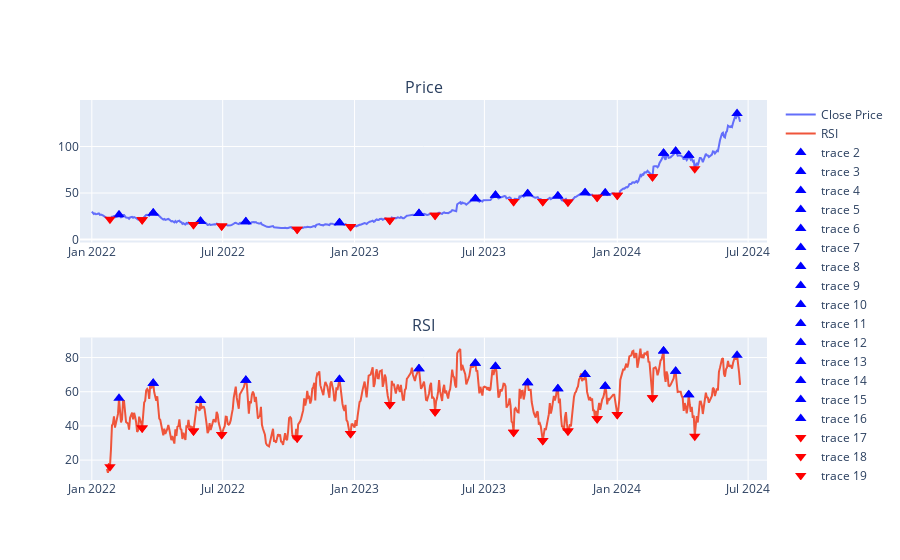

The notebook cell this image was saved under:
### Code cell
def find_extrema(data, order, how='hh'):
    extremas = None
    
    if how == 'hh':
        extremas = argrelextrema(data, comparator=np.greater, order=order)[0]

    if how == 'll':
        extremas = argrelextrema(data, comparator=np.less, order=order)[0]

    extremas_pairs = [extremas[i:i+2] for i in range(len(extremas) - 1)]
    return extremas_pairs

# Find extremas for price
hh_price = find_extrema(data['Close'].values, order=10, how='hh')
ll_price = find_extrema(data['Close'].values, order=10, how='ll')

fig = make_subplots(rows=2, cols=1, subplot_titles=("Price", "RSI"))

fig.add_trace(go.Scatter(x=data.index, y=data['Close'], mode='lines', name='Close Price'), row=1, col=1)
fig.add_trace(go.Scatter(x=data.index, y=data['RSI'], mode='lines', name='RSI'), row=2, col=1)

for h_line in hh_price:
    fig.add_trace(go.Scatter(x=data.index[h_line], y=data['Close'][h_line], mode='markers', marker=dict(size=10, color='blue', symbol='triangle-up')), row=1, col=1)

for l_line in ll_price:
    fig.add_trace(go.Scatter(x=data.index[l_line], y=data['Close'][l_line], mode='markers', marker=dict(size=10, color='red', symbol='triangle-down')), row=1, col=1)

for h_line_rsi in hh_price:
    fig.add_trace(go.Scatter(x=data.index[h_line_rsi], y=data['RSI'][h_line_rsi], mode='markers', marker=dict(size=10, color='blue', symbol='triangle-up')), row=2, col=1)

for l_line_rsi in ll_price:
    fig.add_trace(go.Scatter(x=data.index[l_line_rsi], y=data['RSI'][l_line_rsi], mode='markers', marker=dict(size=10, color='red', symbol='triangle-down')), row=2, col=1)

fig.update_xaxes(rangebreaks=[dict(bounds=["sat", "mon"])])

fig.show()

### Figure 1 — Plotly figure (JSON) as saved in the notebook; plotly's stock layout.template omitted (floating-point values rounded to 4 significant figures; data arrays with more than 128 entries replaced by an {"elided": "..."} marker saying what was removed)
{"data": [{"mode": "lines", "name": "Close Price", "type": "scatter", "x": {"elided": "620 str values"}, "xaxis": "x", "y": {"elided": "620 float values"}, "yaxis": "y"}, {"mode": "lines", "name": "RSI", "type": "scatter", "x": {"elided": "620 str values"}, "xaxis": "x2", "y": {"elided": "620 float values"}, "yaxis": "y2"}, {"marker": {"color": "blue", "size": 10, "symbol": "triangle-up"}, "mode": "markers", "type": "scatter", "x": ["2022-02-09T00:00:00", "2022-03-29T00:00:00"], "xaxis": "x", "y": [26.7, 28.66], "yaxis": "y"}, {"marker": {"color": "blue", "size": 10, "symbol": "triangle-up"}, "mode": "markers", "type": "scatter", "x": ["2022-03-29T00:00:00", "2022-06-02T00:00:00"], "xaxis": "x", "y": [28.66, 19.59], "yaxis": "y"}, {"marker": {"color": "blue", "size": 10, "symbol": "triangle-up"}, "mode": "markers", "type": "scatter", "x": ["2022-06-02T00:00:00", "2022-08-04T00:00:00"], "xaxis": "x", "y": [19.59, 19.22], "yaxis": "y"}, {"marker": {"color": "blue", "size": 10, "symbol": "triangle-up"}, "mode": "markers", "type": "scatter", "x": ["2022-08-04T00:00:00", "2022-12-13T00:00:00"], "xaxis": "x", "y": [19.22, 18.07], "yaxis": "y"}, {"marker": {"color": "blue", "size": 10, "symbol": "triangle-up"}, "mode": "markers", "type": "scatter", "x": ["2022-12-13T00:00:00", "2023-04-03T00:00:00"], "xaxis": "x", "y": [18.07, 27.97], "yaxis": "y"}, {"marker": {"color": "blue", "size": 10, "symbol": "triangle-up"}, "mode": "markers", "type": "scatter", "x": ["2023-04-03T00:00:00", "2023-06-20T00:00:00"], "xaxis": "x", "y": [27.97, 43.81], "yaxis": "y"}, {"marker": {"color": "blue", "size": 10, "symbol": "triangle-up"}, "mode": "markers", "type": "scatter", "x": ["2023-06-20T00:00:00", "2023-07-18T00:00:00"], "xaxis": "x", "y": [43.81, 47.49], "yaxis": "y"}, {"marker": {"color": "blue", "size": 10, "symbol": "triangle-up"}, "mode": "markers", "type": "scatter", "x": ["2023-07-18T00:00:00", "2023-08-31T00:00:00"], "xaxis": "x", "y": [47.49, 49.35], "yaxis": "y"}, {"marker": {"color": "blue", "size": 10, "symbol": "triangle-up"}, "mode": "markers", "type": "scatter", "x": ["2023-08-31T00:00:00", "2023-10-12T00:00:00"], "xaxis": "x", "y": [49.35, 46.94], "yaxis": "y"}, {"marker": {"color": "blue", "size": 10, "symbol": "triangle-up"}, "mode": "markers", "type": "scatter", "x": ["2023-10-12T00:00:00", "2023-11-20T00:00:00"], "xaxis": "x", "y": [46.94, 50.41], "yaxis": "y"}, {"marker": {"color": "blue", "size": 10, "symbol": "triangle-up"}, "mode": "markers", "type": "scatter", "x": ["2023-11-20T00:00:00", "2023-12-18T00:00:00"], "xaxis": "x", "y": [50.41, 50.08], "yaxis": "y"}, {"marker": {"color": "blue", "size": 10, "symbol": "triangle-up"}, "mode": "markers", "type": "scatter", "x": ["2023-12-18T00:00:00", "2024-03-07T00:00:00"], "xaxis": "x", "y": [50.08, 92.67], "yaxis": "y"}, {"marker": {"color": "blue", "size": 10, "symbol": "triangle-up"}, "mode": "markers", "type": "scatter", "x": ["2024-03-07T00:00:00", "2024-03-25T00:00:00"], "xaxis": "x", "y": [92.67, 95.0], "yaxis": "y"}, {"marker": {"color": "blue", "size": 10, "symbol": "triangle-up"}, "mode": "markers", "type": "scatter", "x": ["2024-03-25T00:00:00", "2024-04-11T00:00:00"], "xaxis": "x", "y": [95.0, 90.62], "yaxis": "y"}, {"marker": {"color": "blue", "size": 10, "symbol": "triangle-up"}, "mode": "markers", "type": "scatter", "x": ["2024-04-11T00:00:00", "2024-06-18T00:00:00"], "xaxis": "x", "y": [90.62, 135.6], "yaxis": "y"}, {"marker": {"color": "red", "size": 10, "symbol": "triangle-down"}, "mode": "markers", "type": "scatter", "x": ["2022-01-27T00:00:00", "2022-03-14T00:00:00"], "xaxis": "x", "y": [21.94, 21.33], "yaxis": "y"}, {"marker": {"color": "red", "size": 10, "symbol": "triangle-down"}, "mode": "markers", "type": "scatter", "x": ["2022-03-14T00:00:00", "2022-05-24T00:00:00"], "xaxis": "x", "y": [21.33, 16.15], "yaxis": "y"}, {"marker": {"color": "red", "size": 10, "symbol": "triangle-down"}, "mode": "markers", "type": "scatter", "x": ["2022-05-24T00:00:00", "2022-07-01T00:00:00"], "xaxis": "x", "y": [16.15, 14.52], "yaxis": "y"}, {"marker": {"color": "red", "size": 10, "symbol": "triangle-down"}, "mode": "markers", "type": "scatter", "x": ["2022-07-01T00:00:00", "2022-10-14T00:00:00"], "xaxis": "x", "y": [14.52, 11.23], "yaxis": "y"}, {"marker": {"color": "red", "size": 10, "symbol": "triangle-down"}, "mode": "markers", "type": "scatter", "x": ["2022-10-14T00:00:00", "2022-12-28T00:00:00"], "xaxis": "x", "y": [11.23, 14.04], "yaxis": "y"}, {"marker": {"color": "red", "size": 10, "symbol": "triangle-down"}, "mode": "markers", "type": "scatter", "x": ["2022-12-28T00:00:00", "2023-02-21T00:00:00"], "xaxis": "x", "y": [14.04, 20.66], "yaxis": "y"}, {"marker": {"color": "red", "size": 10, "symbol": "triangle-down"}, "mode": "markers", "type": "scatter", "x": ["2023-02-21T00:00:00", "2023-04-25T00:00:00"], "xaxis": "x", "y": [20.66, 26.24], "yaxis": "y"}, {"marker": {"color": "red", "size": 10, "symbol": "triangle-down"}, "mode": "markers", "type": "scatter", "x": ["2023-04-25T00:00:00", "2023-08-11T00:00:00"], "xaxis": "x", "y": [26.24, 40.85], "yaxis": "y"}, {"marker": {"color": "red", "size": 10, "symbol": "triangle-down"}, "mode": "markers", "type": "scatter", "x": ["2023-08-11T00:00:00", "2023-09-21T00:00:00"], "xaxis": "x", "y": [40.85, 41.02], "yaxis": "y"}, {"marker": {"color": "red", "size": 10, "symbol": "triangle-down"}, "mode": "markers", "type": "scatter", "x": ["2023-09-21T00:00:00", "2023-10-26T00:00:00"], "xaxis": "x", "y": [41.02, 40.33], "yaxis": "y"}, {"marker": {"color": "red", "size": 10, "symbol": "triangle-down"}, "mode": "markers", "type": "scatter", "x": ["2023-10-26T00:00:00", "2023-12-06T00:00:00"], "xaxis": "x", "y": [40.33, 45.5], "yaxis": "y"}, {"marker": {"color": "red", "size": 10, "symbol": "triangle-down"}, "mode": "markers", "type": "scatter", "x": ["2023-12-06T00:00:00", "2024-01-03T00:00:00"], "xaxis": "x", "y": [45.5, 47.57], "yaxis": "y"}, {"marker": {"color": "red", "size": 10, "symbol": "triangle-down"}, "mode": "markers", "type": "scatter", "x": ["2024-01-03T00:00:00", "2024-02-21T00:00:00"], "xaxis": "x", "y": [47.57, 67.47], "yaxis": "y"}, {"marker": {"color": "red", "size": 10, "symbol": "triangle-down"}, "mode": "markers", "type": "scatter", "x": ["2024-02-21T00:00:00", "2024-04-19T00:00:00"], "xaxis": "x", "y": [67.47, 76.2], "yaxis": "y"}, {"marker": {"color": "blue", "size": 10, "symbol": "triangle-up"}, "mode": "markers", "type": "scatter", "x": ["2022-02-09T00:00:00", "2022-03-29T00:00:00"], "xaxis": "x2", "y": [56.21, 64.9], "yaxis": "y2"}, {"marker": {"color": "blue", "size": 10, "symbol": "triangle-up"}, "mode": "markers", "type": "scatter", "x": ["2022-03-29T00:00:00", "2022-06-02T00:00:00"], "xaxis": "x2", "y": [64.9, 54.94], "yaxis": "y2"}, {"marker": {"color": "blue", "size": 10, "symbol": "triangle-up"}, "mode": "markers", "type": "scatter", "x": ["2022-06-02T00:00:00", "2022-08-04T00:00:00"], "xaxis": "x2", "y": [54.94, 66.77], "yaxis": "y2"}, {"marker": {"color": "blue", "size": 10, "symbol": "triangle-up"}, "mode": "markers", "type": "scatter", "x": ["2022-08-04T00:00:00", "2022-12-13T00:00:00"], "xaxis": "x2", "y": [66.77, 67.22], "yaxis": "y2"}, {"marker": {"color": "blue", "size": 10, "symbol": "triangle-up"}, "mode": "markers", "type": "scatter", "x": ["2022-12-13T00:00:00", "2023-04-03T00:00:00"], "xaxis": "x2", "y": [67.22, 73.49], "yaxis": "y2"}, {"marker": {"color": "blue", "size": 10, "symbol": "triangle-up"}, "mode": "markers", "type": "scatter", "x": ["2023-04-03T00:00:00", "2023-06-20T00:00:00"], "xaxis": "x2", "y": [73.49, 76.68], "yaxis": "y2"}, {"marker": {"color": "blue", "size": 10, "symbol": "triangle-up"}, "mode": "markers", "type": "scatter", "x": ["2023-06-20T00:00:00", "2023-07-18T00:00:00"], "xaxis": "x2", "y": [76.68, 74.78], "yaxis": "y2"}, {"marker": {"color": "blue", "size": 10, "symbol": "triangle-up"}, "mode": "markers", "type": "scatter", "x": ["2023-07-18T00:00:00", "2023-08-31T00:00:00"], "xaxis": "x2", "y": [74.78, 65.25], "yaxis": "y2"}, {"marker": {"color": "blue", "size": 10, "symbol": "triangle-up"}, "mode": "markers", "type": "scatter", "x": ["2023-08-31T00:00:00", "2023-10-12T00:00:00"], "xaxis": "x2", "y": [65.25, 61.75], "yaxis": "y2"}, {"marker": {"color": "blue", "size": 10, "symbol": "triangle-up"}, "mode": "markers", "type": "scatter", "x": ["2023-10-12T00:00:00", "2023-11-20T00:00:00"], "xaxis": "x2", "y": [61.75, 70.04], "yaxis": "y2"}, {"marker": {"color": "blue", "size": 10, "symbol": "triangle-up"}, "mode": "markers", "type": "scatter", "x": ["2023-11-20T00:00:00", "2023-12-18T00:00:00"], "xaxis": "x2", "y": [70.04, 63.16], "yaxis": "y2"}, {"marker": {"color": "blue", "size": 10, "symbol": "triangle-up"}, "mode": "markers", "type": "scatter", "x": ["2023-12-18T00:00:00", "2024-03-07T00:00:00"], "xaxis": "x2", "y": [63.16, 83.91], "yaxis": "y2"}, {"marker": {"color": "blue", "size": 10, "symbol": "triangle-up"}, "mode": "markers", "type": "scatter", "x": ["2024-03-07T00:00:00", "2024-03-25T00:00:00"], "xaxis": "x2", "y": [83.91, 71.98], "yaxis": "y2"}, {"marker": {"color": "blue", "size": 10, "symbol": "triangle-up"}, "mode": "markers", "type": "scatter", "x": ["2024-03-25T00:00:00", "2024-04-11T00:00:00"], "xaxis": "x2", "y": [71.98, 58.23], "yaxis": "y2"}, {"marker": {"color": "blue", "size": 10, "symbol": "triangle-up"}, "mode": "markers", "type": "scatter", "x": ["2024-04-11T00:00:00", "2024-06-18T00:00:00"], "xaxis": "x2", "y": [58.23, 81.37], "yaxis": "y2"}, {"marker": {"color": "red", "size": 10, "symbol": "triangle-down"}, "mode": "markers", "type": "scatter", "x": ["2022-01-27T00:00:00", "2022-03-14T00:00:00"], "xaxis": "x2", "y": [16.18, 38.81], "yaxis": "y2"}, {"marker": {"color": "red", "size": 10, "symbol": "triangle-down"}, "mode": "markers", "type": "scatter", "x": ["2022-03-14T00:00:00", "2022-05-24T00:00:00"], "xaxis": "x2", "y": [38.81, 36.95], "yaxis": "y2"}, {"marker": {"color": "red", "size": 10, "symbol": "triangle-down"}, "mode": "markers", "type": "scatter", "x": ["2022-05-24T00:00:00", "2022-07-01T00:00:00"], "xaxis": "x2", "y": [36.95, 34.99], "yaxis": "y2"}, {"marker": {"color": "red", "size": 10, "symbol": "triangle-down"}, "mode": "markers", "type": "scatter", "x": ["2022-07-01T00:00:00", "2022-10-14T00:00:00"], "xaxis": "x2", "y": [34.99, 32.98], "yaxis": "y2"}, {"marker": {"color": "red", "size": 10, "symbol": "triangle-down"}, "mode": "markers", "type": "scatter", "x": ["2022-10-14T00:00:00", "2022-12-28T00:00:00"], "xaxis": "x2", "y": [32.98, 35.53], "yaxis": "y2"}, {"marker": {"color": "red", "size": 10, "symbol": "triangle-down"}, "mode": "markers", "type": "scatter", "x": ["2022-12-28T00:00:00", "2023-02-21T00:00:00"], "xaxis": "x2", "y": [35.53, 52.57], "yaxis": "y2"}, {"marker": {"color": "red", "size": 10, "symbol": "triangle-down"}, "mode": "markers", "type": "scatter", "x": ["2023-02-21T00:00:00", "2023-04-25T00:00:00"], "xaxis": "x2", "y": [52.57, 48.27], "yaxis": "y2"}, {"marker": {"color": "red", "size": 10, "symbol": "triangle-down"}, "mode": "markers", "type": "scatter", "x": ["2023-04-25T00:00:00", "2023-08-11T00:00:00"], "xaxis": "x2", "y": [48.27, 36.34], "yaxis": "y2"}, {"marker": {"color": "red", "size": 10, "symbol": "triangle-down"}, "mode": "markers", "type": "scatter", "x": ["2023-08-11T00:00:00", "2023-09-21T00:00:00"], "xaxis": "x2", "y": [36.34, 31.39], "yaxis": "y2"}, {"marker": {"color": "red", "size": 10, "symbol": "triangle-down"}, "mode": "markers", "type": "scatter", "x": ["2023-09-21T00:00:00", "2023-10-26T00:00:00"], "xaxis": "x2", "y": [31.39, 37.01], "yaxis": "y2"}, {"marker": {"color": "red", "size": 10, "symbol": "triangle-down"}, "mode": "markers", "type": "scatter", "x": ["2023-10-26T00:00:00", "2023-12-06T00:00:00"], "xaxis": "x2", "y": [37.01, 44.21], "yaxis": "y2"}, {"marker": {"color": "red", "size": 10, "symbol": "triangle-down"}, "mode": "markers", "type": "scatter", "x": ["2023-12-06T00:00:00", "2024-01-03T00:00:00"], "xaxis": "x2", "y": [44.21, 46.73], "yaxis": "y2"}, {"marker": {"color": "red", "size": 10, "symbol": "triangle-down"}, "mode": "markers", "type": "scatter", "x": ["2024-01-03T00:00:00", "2024-02-21T00:00:00"], "xaxis": "x2", "y": [46.73, 56.44], "yaxis": "y2"}, {"marker": {"color": "red", "size": 10, "symbol": "triangle-down"}, "mode": "markers", "type": "scatter", "x": ["2024-02-21T00:00:00", "2024-04-19T00:00:00"], "xaxis": "x2", "y": [56.44, 34.02], "yaxis": "y2"}], "layout": {"annotations": [{"font": {"size": 16}, "showarrow": false, "text": "Price", "x": 0.5, "xanchor": "center", "xref": "paper", "y": 1, "yanchor": "bottom", "yref": "paper"}, {"font": {"size": 16}, "showarrow": false, "text": "RSI", "x": 0.5, "xanchor": "center", "xref": "paper", "y": 0.375, "yanchor": "bottom", "yref": "paper"}], "xaxis": {"anchor": "y", "domain": [0, 1], "rangebreaks": [{"bounds": ["sat", "mon"]}]}, "xaxis2": {"anchor": "y2", "domain": [0, 1], "rangebreaks": [{"bounds": ["sat", "mon"]}]}, "yaxis": {"anchor": "x", "domain": [0.625, 1]}, "yaxis2": {"anchor": "x2", "domain": [0, 0.375]}}}
